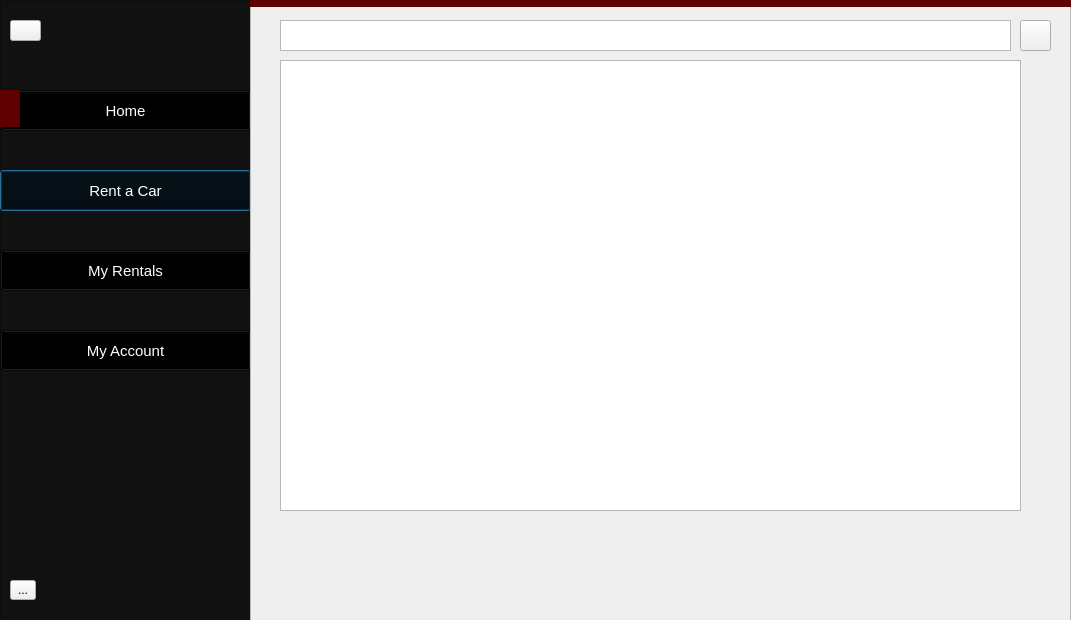
<?xml version="1.0" encoding="UTF-8"?>
<ui version="4.0">
 <class>central_viewcars1</class>
 <widget class="QDialog" name="central_viewcars1">
  <property name="geometry">
   <rect>
    <x>0</x>
    <y>0</y>
    <width>1071</width>
    <height>620</height>
   </rect>
  </property>
  <property name="windowTitle">
   <string>Dialog</string>
  </property>
  <property name="styleSheet">
   <string notr="true"/>
  </property>
  <widget class="QFrame" name="frame">
   <property name="geometry">
    <rect>
     <x>0</x>
     <y>0</y>
     <width>251</width>
     <height>621</height>
    </rect>
   </property>
   <property name="styleSheet">
    <string notr="true">QFrame#frame
{
background:#111;
}

QPushButton
{
        font-size:15px;
        background:transparent;
        color:#ffffff;
}

QPushButton#HomeButton:hover, QPushButton#RentCar:hover,  QPushButton#MyRentals:hover, QPushButton#MyAccount:hover
{
        font-size:15px;
        background:#222;
        color:#ffffff;
        border-radius:50px;
}

QToolButton
{

}</string>
   </property>
   <property name="frameShape">
    <enum>QFrame::StyledPanel</enum>
   </property>
   <property name="frameShadow">
    <enum>QFrame::Raised</enum>
   </property>
   <widget class="QLabel" name="label">
    <property name="geometry">
     <rect>
      <x>0</x>
      <y>90</y>
      <width>20</width>
      <height>37</height>
     </rect>
    </property>
    <property name="styleSheet">
     <string notr="true">background:#5F0000;</string>
    </property>
    <property name="text">
     <string/>
    </property>
   </widget>
   <widget class="QPushButton" name="RentCar">
    <property name="geometry">
     <rect>
      <x>0</x>
      <y>170</y>
      <width>251</width>
      <height>41</height>
     </rect>
    </property>
    <property name="text">
     <string>Rent a Car</string>
    </property>
   </widget>
   <widget class="QPushButton" name="MyRentals">
    <property name="geometry">
     <rect>
      <x>0</x>
      <y>250</y>
      <width>251</width>
      <height>41</height>
     </rect>
    </property>
    <property name="text">
     <string>My Rentals</string>
    </property>
    <property name="iconSize">
     <size>
      <width>150</width>
      <height>150</height>
     </size>
    </property>
   </widget>
   <widget class="QToolButton" name="toolButton">
    <property name="geometry">
     <rect>
      <x>10</x>
      <y>580</y>
      <width>26</width>
      <height>20</height>
     </rect>
    </property>
    <property name="text">
     <string>...</string>
    </property>
   </widget>
   <widget class="QToolButton" name="toolButton_2">
    <property name="geometry">
     <rect>
      <x>10</x>
      <y>20</y>
      <width>31</width>
      <height>21</height>
     </rect>
    </property>
    <property name="styleSheet">
     <string notr="true">border-image:url(L:/UNI/Projects/Project one/Grind/Project/QT/data/icons/home.png)0 0 0 0 stretch stretch;</string>
    </property>
    <property name="text">
     <string/>
    </property>
   </widget>
   <widget class="QLabel" name="label_3">
    <property name="geometry">
     <rect>
      <x>20</x>
      <y>90</y>
      <width>41</width>
      <height>31</height>
     </rect>
    </property>
    <property name="text">
     <string/>
    </property>
   </widget>
   <widget class="QPushButton" name="HomeButton">
    <property name="geometry">
     <rect>
      <x>0</x>
      <y>90</y>
      <width>251</width>
      <height>41</height>
     </rect>
    </property>
    <property name="text">
     <string>Home</string>
    </property>
   </widget>
   <widget class="QPushButton" name="MyAccount">
    <property name="geometry">
     <rect>
      <x>0</x>
      <y>330</y>
      <width>251</width>
      <height>41</height>
     </rect>
    </property>
    <property name="text">
     <string>My Account</string>
    </property>
   </widget>
   <zorder>RentCar</zorder>
   <zorder>MyRentals</zorder>
   <zorder>toolButton</zorder>
   <zorder>toolButton_2</zorder>
   <zorder>HomeButton</zorder>
   <zorder>label</zorder>
   <zorder>label_3</zorder>
   <zorder>MyAccount</zorder>
  </widget>
  <widget class="QFrame" name="frame_2">
   <property name="geometry">
    <rect>
     <x>250</x>
     <y>0</y>
     <width>821</width>
     <height>621</height>
    </rect>
   </property>
   <property name="styleSheet">
    <string notr="true"/>
   </property>
   <property name="frameShape">
    <enum>QFrame::StyledPanel</enum>
   </property>
   <property name="frameShadow">
    <enum>QFrame::Raised</enum>
   </property>
   <widget class="QLabel" name="label_2">
    <property name="geometry">
     <rect>
      <x>-20</x>
      <y>0</y>
      <width>841</width>
      <height>7</height>
     </rect>
    </property>
    <property name="styleSheet">
     <string notr="true">background:#5F0000;</string>
    </property>
    <property name="text">
     <string/>
    </property>
   </widget>
   <widget class="QPushButton" name="pushButton_4">
    <property name="geometry">
     <rect>
      <x>770</x>
      <y>20</y>
      <width>31</width>
      <height>31</height>
     </rect>
    </property>
    <property name="styleSheet">
     <string notr="true">
QPushButton
{
        border-image:url(L:/UNI/Projects/Project one/Grind/Project/QT/data/icons/cancel.png);

}

QPushButton:hover
{
        background:#5F0000;
        border-radius:15px;
}
</string>
    </property>
    <property name="text">
     <string/>
    </property>
   </widget>
   <widget class="QLabel" name="label_4">
    <property name="geometry">
     <rect>
      <x>-20</x>
      <y>-47</y>
      <width>261</width>
      <height>241</height>
     </rect>
    </property>
    <property name="text">
     <string/>
    </property>
   </widget>
   <widget class="QLabel" name="WelcomeLbl">
    <property name="geometry">
     <rect>
      <x>310</x>
      <y>30</y>
      <width>411</width>
      <height>71</height>
     </rect>
    </property>
    <property name="styleSheet">
     <string notr="true">font-size:29px;
color:black;</string>
    </property>
    <property name="text">
     <string/>
    </property>
   </widget>
   <widget class="QListWidget" name="listWidget">
    <property name="geometry">
     <rect>
      <x>30</x>
      <y>60</y>
      <width>741</width>
      <height>451</height>
     </rect>
    </property>
   </widget>
   <widget class="QPlainTextEdit" name="plainTextEdit">
    <property name="geometry">
     <rect>
      <x>30</x>
      <y>20</y>
      <width>731</width>
      <height>31</height>
     </rect>
    </property>
   </widget>
  </widget>
 </widget>
 <resources/>
 <connections/>
</ui>
